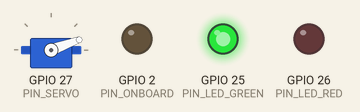
A sketch run on a simulated ESP32. Shown: servo, output pins drawn as LEDs (lit = HIGH). WiFi joins after 1.5 s; servers stay silent unless stated; uploads are accepted with an empty reply; what the sketch prints to the serial monitor is not drawn.

Above: at 0.1 s.
At 0.8 s:
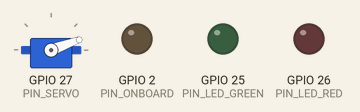
At 1.7 s:
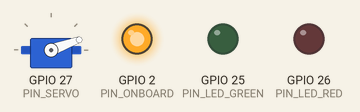
Timing chart, 0 to 3.2 s (numbered marks = the images above):
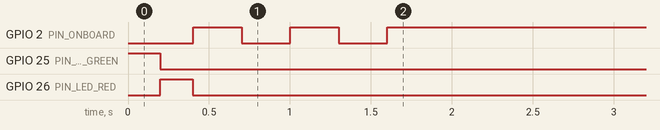

The sketch:

inspection_station.ino
```cpp
/*
 * AI Visual Quality Inspection — ESP32 station controller (Wi-Fi)
 * ------------------------------------------------------------------
 * Output-only lamp stack + reject gate. No vision runs here.
 *
 * The ESP32 polls   GET http://<BACKEND>/api/station/state   a few times a
 * second and, whenever the verdict counter changes, drives:
 *
 *      GREEN LED        = GOOD
 *      RED LED          = DEFECTIVE
 *      GREEN + RED both = REVIEW  (caution — no amber LED in this build)
 *      SERVO            = one swing of the reject gate on a new {reject:true}
 *
 * The lamp holds the last verdict until the next inspection. The servo fires
 * once per transition INTO a rejected verdict (not repeatedly in live mode).
 *
 * Trigger an inspection from the dashboard's "Trigger inspection" button
 * (Inspect page, Station card) or from any /inspect call — this board only
 * reacts to results. Optional button/buzzer: see the #if 0 block at the end.
 *
 * WIRING (this build)
 *   GREEN LED : GPIO 25 -> 220 ohm -> LED(+),  LED(-) -> GND
 *   RED   LED : GPIO 26 -> 220 ohm -> LED(+),  LED(-) -> GND
 *   SG90 SERVO: GPIO 27 -> signal (orange/yellow)
 *               VCC (red) -> EXTERNAL 5V   (NOT the ESP32 3V3 pin)
 *               GND (brown/black) -> common GND with the ESP32
 *
 * LIBRARIES (Arduino IDE -> Library Manager)
 *   ArduinoJson  (Benoit Blanchon)  v7
 *   ESP32Servo   (Kevin Harrington)
 *   WiFi + HTTPClient ship with the ESP32 board package.
 *
 * Board: any ESP32 dev module.
 */

#include <WiFi.h>
#include <HTTPClient.h>
#include <ArduinoJson.h>
#include <ESP32Servo.h>

// ================== CONFIGURE ME ==================
static const char* WIFI_SSID = "Aman-lapi";
static const char* WIFI_PASS = "12345678";

// The laptop running: uvicorn app.main:app --host 0.0.0.0 --port 8000
// Find its LAN IP -> Windows: ipconfig   macOS/Linux: ip addr
static const char* BACKEND_HOST = "192.168.137.1";
static const uint16_t BACKEND_PORT = 8000;

static const int PIN_LED_GREEN = 25;
static const int PIN_LED_RED   = 26;
static const int PIN_SERVO     = 27;
static const int PIN_ONBOARD   =  2;   // Wi-Fi status LED on most dev boards

static const int SERVO_PASS_ANGLE   = 20;
static const int SERVO_REJECT_ANGLE = 110;

static const unsigned long POLL_MS = 400;
// =================================================

Servo gate;

unsigned long lastPoll = 0;
long   lastCounter = -1;
String currentVerdict = "IDLE";
bool   lastReject = false;

String backendURL(const char* path) {
  return String("http://") + BACKEND_HOST + ":" + BACKEND_PORT + path;
}

void lamps(bool green, bool red) {
  digitalWrite(PIN_LED_GREEN, green);
  digitalWrite(PIN_LED_RED, red);
}

void rejectPart() {
  gate.write(SERVO_REJECT_ANGLE);
  delay(700);
  gate.write(SERVO_PASS_ANGLE);
}

void applyVerdict(const String& verdict, bool reject) {
  currentVerdict = verdict;
  if (verdict == "GOOD") {
    lamps(true, false);
  } else if (verdict == "DEFECTIVE") {
    lamps(false, true);
  } else if (verdict == "REVIEW") {
    lamps(true, true);          // both on = caution (steady, no blink)
  } else {
    lamps(false, false);
  }
  // fire the reject gate once, only on the transition into a rejected verdict
  if (reject && !lastReject) rejectPart();
  lastReject = reject;
  Serial.printf("verdict=%s reject=%d\n", verdict.c_str(), reject);
}

void connectWiFi() {
  Serial.printf("WiFi: connecting to %s", WIFI_SSID);
  WiFi.mode(WIFI_STA);
  WiFi.begin(WIFI_SSID, WIFI_PASS);
  while (WiFi.status() != WL_CONNECTED) {
    digitalWrite(PIN_ONBOARD, !digitalRead(PIN_ONBOARD));
    delay(300);
    Serial.print(".");
  }
  digitalWrite(PIN_ONBOARD, HIGH);
  Serial.printf("\nWiFi: %s  ->  backend %s\n",
                WiFi.localIP().toString().c_str(), backendURL("").c_str());
}

void pollState() {
  HTTPClient http;
  http.setConnectTimeout(1500);
  http.begin(backendURL("/api/station/state?client=esp32"));
  int code = http.GET();
  static unsigned long lastBeat = 0;
  if (code == 200) {
    JsonDocument doc;
    if (deserializeJson(doc, http.getString()) == DeserializationError::Ok) {
      bool en = doc["enabled"].as<bool>();
      long counter = doc["counter"].as<long>();
      if (millis() - lastBeat > 5000) {   // heartbeat every ~5 s
        lastBeat = millis();
        Serial.printf("poll ok  enabled=%d  counter=%ld  verdict=%s\n",
                      en, counter, doc["verdict"].as<String>().c_str());
      }
      if (!en) {
        if (lastCounter != -2) {
          lamps(false, false); currentVerdict = "IDLE"; lastReject = false; lastCounter = -2;
        }
      } else if (counter != lastCounter) {
        lastCounter = counter;
        applyVerdict(doc["verdict"].as<String>(), doc["reject"].as<bool>());
      }
    }
  } else {
    Serial.printf("state poll FAILED (HTTP %d) — check BACKEND_HOST + backend running with --host 0.0.0.0\n", code);
  }
  http.end();
}

void setup() {
  Serial.begin(115200);
  pinMode(PIN_LED_GREEN, OUTPUT);
  pinMode(PIN_LED_RED, OUTPUT);
  pinMode(PIN_ONBOARD, OUTPUT);

  gate.setPeriodHertz(50);
  gate.attach(PIN_SERVO, 500, 2400);
  gate.write(SERVO_PASS_ANGLE);

  lamps(true, false); delay(200);
  lamps(false, true); delay(200);
  lamps(false, false);

  connectWiFi();
}

void loop() {
  if (WiFi.status() != WL_CONNECTED) connectWiFi();

  if (millis() - lastPoll >= POLL_MS) {
    lastPoll = millis();
    pollState();
  }
}

/* ---------------------------------------------------------------------------
 * OPTIONAL EXTRAS — enable if you wire them up.
 *
 *   Amber LED  : add   static const int PIN_LED_AMBER = 33;
 *                pinMode OUTPUT in setup(); in applyVerdict() light it for
 *                REVIEW instead of "both LEDs on".
 *
 *   Buzzer     : static const int PIN_BUZZER = 14;  (active buzzer + to pin)
 *                short beep on GOOD, triple beep + reject on DEFECTIVE.
 *
 *   Button /   : static const int PIN_BUTTON = 4;  (to GND, INPUT_PULLUP)
 *   IR sensor    On a debounced falling edge, POST http://<BACKEND>/api/station/trigger
 *                with body "{}" so the board can start an inspection itself.
 * ------------------------------------------------------------------------- */
```
